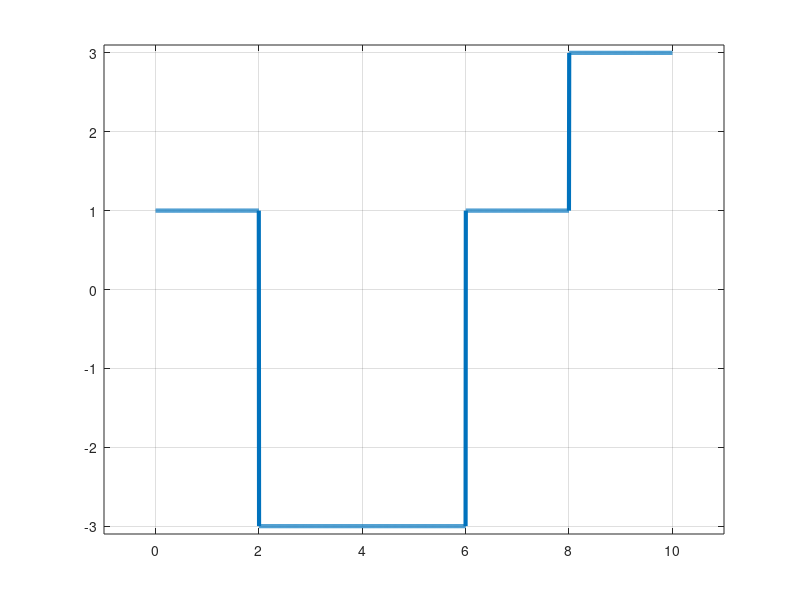

Reproduce this figure in MATLAB.
in_bits = [0 1 1 0 1 1 0 0 1];
bitrate = 1; % bits per second
voltage1 = 1;
voltage2 = 3;

bits = zeros(1,length(in_bits));

if mod(length(in_bits),2)==1
  bits = zeros(1,length(in_bits)+1);
  for j=length(in_bits):-1:1
    bits(j+1) = in_bits(j);
  end
  bits(1) = 0;
else
  for j=1:length(bits)
    bits(j) = in_bits(j);
  end
end



T = length(bits)/bitrate; % full time of bit sequence
n = 200;
N = n*length(bits);
dt = T/(N-1);
t = 0:dt:T;
x = zeros(1,length(t)); % output signal

%% 2B1Q

pre_level = voltage1;

for i = 0:2:length(bits)-2
  if bits(i+1) == 0
    if bits(i+2) == 0
      if pre_level>0
        x(i*n+1:(i+2)*n) = voltage1;
        pre_level = voltage1;
      else
        x(i*n+1:(i+2)*n) = -voltage1;
        pre_level = -voltage1;
      end
    else
      if pre_level>0
        x(i*n+1:(i+2)*n) = voltage2;
        pre_level = voltage2;
      else
        x(i*n+1:(i+2)*n) = -voltage2;
        pre_level = -voltage2;
      end
    end
  else
    if bits(i+2) == 0
      if pre_level>0
        x(i*n+1:(i+2)*n) = -voltage1;
        pre_level = -voltage1;
      else
        x(i*n+1:(i+2)*n) = voltage1;
        pre_level = voltage1;
      end
    else
      if pre_level>0
        x(i*n+1:(i+2)*n) = -voltage2;
        pre_level = -voltage2;
      else
        x(i*n+1:(i+2)*n) = voltage2;
        pre_level = voltage2;
      end
    end
  end
end


figure;
plot(t,x,'LineWidth',3);
axis([-1 t(end)+1 -3.1 3.1])
grid on;

%% Demodulation
disp(bits);
num_of_bits = T*bitrate;
out_bits = zeros(1,num_of_bits);

m = length(x)/num_of_bits;

j = num_of_bits;
disp(j);

for k=length(x)-2*m:-m*2:1
  if x(k+2*m)==voltage1
    if x(k)>0
      out_bits(j:j-1)=0;
    else
      out_bits(j)=0;
      out_bits(j-1)=1;
    end
  elseif x(k+2*m)==-voltage1
    if x(k)>0
      out_bits(j)=0;
      out_bits(j-1)=1;
    else
      out_bits(j:j-1)=0;
    end
  elseif x(k+2*m)==voltage2
    if x(k)>0
      out_bits(j)=1;
      out_bits(j-1)=0;
    else
      out_bits(j:j-1)=1;
    end
  else
    if x(k)>0
      out_bits(j:j-1)=1;
    else
      out_bits(j)=1;
      out_bits(j-1)=0;
    end
  end
  j = j - 2;
end

disp(out_bits);